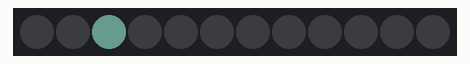
Simulated run of this program. Board: Raspberry Pi Pico running MicroPython. On the bench: 12 RGB LEDs in strip order, left to right. Dim RGB values are drawn brighter than linear; random numbers come from a fixed seed; what the program prints to the serial console is not drawn. At 3.1 s the program stops and its outputs stay as they are.

Above: at 0.15 s.
At 1.1 s:
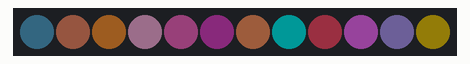

The program:

neosample.py
```python
import machine, neopixel, random, time


LEDNUM = 12
neopin = machine.Pin(4,machine.Pin.OUT)
np = neopixel.NeoPixel(neopin,LEDNUM)

np.fill((0,0,0))
np.write()

print("start")
for i in range(100):
    i = random.randrange(LEDNUM)
    np[i] = (random.randrange(30),random.randrange(30),random.randrange(30))
    np.write()
    time.sleep_ms(10)
time.sleep(2)
np.fill((0,0,0))
np.write()
print("en d")
```

Measured:
- what the display in image 1 shows lasts 2.0 s, from 1.1 s to 3.1 s
